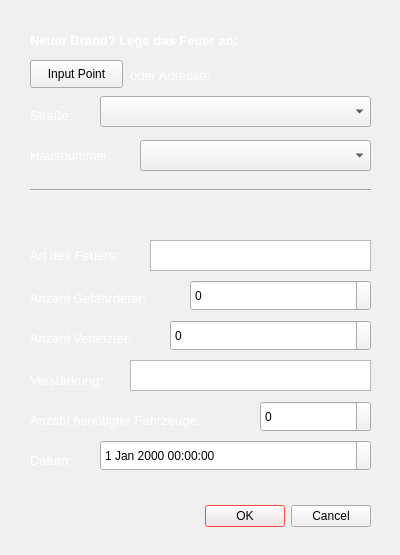
<?xml version="1.0" encoding="UTF-8"?>
<ui version="4.0">
 <class>Dialog</class>
 <widget class="QDialog" name="Dialog">
  <property name="geometry">
   <rect>
    <x>0</x>
    <y>0</y>
    <width>400</width>
    <height>555</height>
   </rect>
  </property>
  <property name="palette">
   <palette>
    <active>
     <colorrole role="WindowText">
      <brush brushstyle="SolidPattern">
       <color alpha="255">
        <red>255</red>
        <green>255</green>
        <blue>255</blue>
       </color>
      </brush>
     </colorrole>
     <colorrole role="Button">
      <brush brushstyle="SolidPattern">
       <color alpha="255">
        <red>255</red>
        <green>255</green>
        <blue>255</blue>
       </color>
      </brush>
     </colorrole>
     <colorrole role="Window">
      <brush brushstyle="SolidPattern">
       <color alpha="255">
        <red>199</red>
        <green>59</green>
        <blue>59</blue>
       </color>
      </brush>
     </colorrole>
     <colorrole role="Highlight">
      <brush brushstyle="SolidPattern">
       <color alpha="255">
        <red>255</red>
        <green>0</green>
        <blue>0</blue>
       </color>
      </brush>
     </colorrole>
     <colorrole role="Link">
      <brush brushstyle="SolidPattern">
       <color alpha="255">
        <red>255</red>
        <green>0</green>
        <blue>0</blue>
       </color>
      </brush>
     </colorrole>
    </active>
    <inactive>
     <colorrole role="WindowText">
      <brush brushstyle="SolidPattern">
       <color alpha="255">
        <red>255</red>
        <green>255</green>
        <blue>255</blue>
       </color>
      </brush>
     </colorrole>
     <colorrole role="Button">
      <brush brushstyle="SolidPattern">
       <color alpha="255">
        <red>240</red>
        <green>240</green>
        <blue>240</blue>
       </color>
      </brush>
     </colorrole>
     <colorrole role="Window">
      <brush brushstyle="SolidPattern">
       <color alpha="255">
        <red>240</red>
        <green>240</green>
        <blue>240</blue>
       </color>
      </brush>
     </colorrole>
     <colorrole role="Highlight">
      <brush brushstyle="SolidPattern">
       <color alpha="255">
        <red>255</red>
        <green>0</green>
        <blue>0</blue>
       </color>
      </brush>
     </colorrole>
     <colorrole role="Link">
      <brush brushstyle="SolidPattern">
       <color alpha="255">
        <red>255</red>
        <green>0</green>
        <blue>0</blue>
       </color>
      </brush>
     </colorrole>
    </inactive>
    <disabled>
     <colorrole role="WindowText">
      <brush brushstyle="SolidPattern">
       <color alpha="255">
        <red>120</red>
        <green>120</green>
        <blue>120</blue>
       </color>
      </brush>
     </colorrole>
     <colorrole role="Button">
      <brush brushstyle="SolidPattern">
       <color alpha="255">
        <red>240</red>
        <green>240</green>
        <blue>240</blue>
       </color>
      </brush>
     </colorrole>
     <colorrole role="Window">
      <brush brushstyle="SolidPattern">
       <color alpha="255">
        <red>240</red>
        <green>240</green>
        <blue>240</blue>
       </color>
      </brush>
     </colorrole>
     <colorrole role="Highlight">
      <brush brushstyle="SolidPattern">
       <color alpha="255">
        <red>255</red>
        <green>0</green>
        <blue>0</blue>
       </color>
      </brush>
     </colorrole>
     <colorrole role="Link">
      <brush brushstyle="SolidPattern">
       <color alpha="255">
        <red>255</red>
        <green>0</green>
        <blue>0</blue>
       </color>
      </brush>
     </colorrole>
    </disabled>
   </palette>
  </property>
  <property name="cursor">
   <cursorShape>UpArrowCursor</cursorShape>
  </property>
  <property name="windowTitle">
   <string>Dialog</string>
  </property>
  <property name="whatsThis">
   <string/>
  </property>
  <widget class="QDialogButtonBox" name="button">
   <property name="geometry">
    <rect>
     <x>30</x>
     <y>500</y>
     <width>341</width>
     <height>32</height>
    </rect>
   </property>
   <property name="orientation">
    <enum>Qt::Horizontal</enum>
   </property>
   <property name="standardButtons">
    <set>QDialogButtonBox::Cancel|QDialogButtonBox::Ok</set>
   </property>
  </widget>
  <widget class="QLabel" name="label_2">
   <property name="geometry">
    <rect>
     <x>30</x>
     <y>30</y>
     <width>281</width>
     <height>21</height>
    </rect>
   </property>
   <property name="font">
    <font>
     <family>Arial</family>
     <pointsize>10</pointsize>
     <weight>75</weight>
     <bold>true</bold>
    </font>
   </property>
   <property name="text">
    <string>Neuer Brand? Lege das Feuer an:</string>
   </property>
  </widget>
  <widget class="QTextEdit" name="ArtFeuer">
   <property name="geometry">
    <rect>
     <x>150</x>
     <y>240</y>
     <width>221</width>
     <height>31</height>
    </rect>
   </property>
  </widget>
  <widget class="QPushButton" name="buttonInputPoint">
   <property name="geometry">
    <rect>
     <x>30</x>
     <y>60</y>
     <width>93</width>
     <height>28</height>
    </rect>
   </property>
   <property name="text">
    <string>Input Point</string>
   </property>
  </widget>
  <widget class="QLabel" name="label">
   <property name="geometry">
    <rect>
     <x>30</x>
     <y>240</y>
     <width>121</width>
     <height>31</height>
    </rect>
   </property>
   <property name="font">
    <font>
     <pointsize>10</pointsize>
    </font>
   </property>
   <property name="text">
    <string>Art des Feuers:</string>
   </property>
  </widget>
  <widget class="QLabel" name="label_3">
   <property name="geometry">
    <rect>
     <x>30</x>
     <y>290</y>
     <width>151</width>
     <height>16</height>
    </rect>
   </property>
   <property name="font">
    <font>
     <pointsize>10</pointsize>
    </font>
   </property>
   <property name="text">
    <string>Anzahl Gefährdeter:</string>
   </property>
  </widget>
  <widget class="QLabel" name="label_4">
   <property name="geometry">
    <rect>
     <x>30</x>
     <y>330</y>
     <width>131</width>
     <height>16</height>
    </rect>
   </property>
   <property name="font">
    <font>
     <pointsize>10</pointsize>
    </font>
   </property>
   <property name="text">
    <string>Anzahl Verletzter:</string>
   </property>
  </widget>
  <widget class="QLabel" name="label_5">
   <property name="geometry">
    <rect>
     <x>30</x>
     <y>370</y>
     <width>101</width>
     <height>21</height>
    </rect>
   </property>
   <property name="font">
    <font>
     <pointsize>10</pointsize>
    </font>
   </property>
   <property name="text">
    <string>Verstärkung:</string>
   </property>
  </widget>
  <widget class="QTextEdit" name="textEditVerstaerkung">
   <property name="geometry">
    <rect>
     <x>130</x>
     <y>360</y>
     <width>241</width>
     <height>31</height>
    </rect>
   </property>
  </widget>
  <widget class="QLabel" name="label_6">
   <property name="geometry">
    <rect>
     <x>130</x>
     <y>60</y>
     <width>111</width>
     <height>31</height>
    </rect>
   </property>
   <property name="font">
    <font>
     <pointsize>10</pointsize>
    </font>
   </property>
   <property name="text">
    <string>oder Adresse:</string>
   </property>
  </widget>
  <widget class="Line" name="line">
   <property name="geometry">
    <rect>
     <x>30</x>
     <y>180</y>
     <width>341</width>
     <height>21</height>
    </rect>
   </property>
   <property name="orientation">
    <enum>Qt::Horizontal</enum>
   </property>
  </widget>
  <widget class="QLabel" name="label_7">
   <property name="geometry">
    <rect>
     <x>30</x>
     <y>100</y>
     <width>121</width>
     <height>31</height>
    </rect>
   </property>
   <property name="font">
    <font>
     <pointsize>10</pointsize>
    </font>
   </property>
   <property name="text">
    <string>Straße:</string>
   </property>
  </widget>
  <widget class="QLabel" name="label_8">
   <property name="geometry">
    <rect>
     <x>30</x>
     <y>140</y>
     <width>121</width>
     <height>31</height>
    </rect>
   </property>
   <property name="font">
    <font>
     <pointsize>10</pointsize>
    </font>
   </property>
   <property name="text">
    <string>Hausnummer:</string>
   </property>
  </widget>
  <widget class="QDateTimeEdit" name="dateTimeEdit">
   <property name="geometry">
    <rect>
     <x>100</x>
     <y>440</y>
     <width>271</width>
     <height>31</height>
    </rect>
   </property>
  </widget>
  <widget class="QLabel" name="label_10">
   <property name="geometry">
    <rect>
     <x>30</x>
     <y>450</y>
     <width>61</width>
     <height>21</height>
    </rect>
   </property>
   <property name="font">
    <font>
     <pointsize>10</pointsize>
    </font>
   </property>
   <property name="text">
    <string>Datum:</string>
   </property>
  </widget>
  <widget class="QLabel" name="label_9">
   <property name="geometry">
    <rect>
     <x>30</x>
     <y>410</y>
     <width>221</width>
     <height>21</height>
    </rect>
   </property>
   <property name="font">
    <font>
     <pointsize>10</pointsize>
    </font>
   </property>
   <property name="text">
    <string>Anzahl benötigter Fahrzeuge:</string>
   </property>
  </widget>
  <widget class="QSpinBox" name="spinBoxAnzahlFahrzeuge">
   <property name="geometry">
    <rect>
     <x>260</x>
     <y>401</y>
     <width>111</width>
     <height>31</height>
    </rect>
   </property>
  </widget>
  <widget class="QSpinBox" name="spinBoxAnzahlVerletzter">
   <property name="geometry">
    <rect>
     <x>170</x>
     <y>320</y>
     <width>201</width>
     <height>31</height>
    </rect>
   </property>
  </widget>
  <widget class="QSpinBox" name="spinBoxAnzahlGefaehrder">
   <property name="geometry">
    <rect>
     <x>190</x>
     <y>280</y>
     <width>181</width>
     <height>31</height>
    </rect>
   </property>
  </widget>
  <widget class="QgsFeatureListComboBox" name="ComboBoxStrasse">
   <property name="geometry">
    <rect>
     <x>100</x>
     <y>96</y>
     <width>271</width>
     <height>31</height>
    </rect>
   </property>
  </widget>
  <widget class="QgsFeatureListComboBox" name="ComboBoxHN">
   <property name="geometry">
    <rect>
     <x>140</x>
     <y>140</y>
     <width>231</width>
     <height>31</height>
    </rect>
   </property>
  </widget>
 </widget>
 <customwidgets>
  <customwidget>
   <class>QgsFeatureListComboBox</class>
   <extends>QComboBox</extends>
   <header>qgsfeaturelistcombobox.h</header>
  </customwidget>
 </customwidgets>
 <resources/>
 <connections>
  <connection>
   <sender>button</sender>
   <signal>accepted()</signal>
   <receiver>Dialog</receiver>
   <slot>accept()</slot>
   <hints>
    <hint type="sourcelabel">
     <x>248</x>
     <y>254</y>
    </hint>
    <hint type="destinationlabel">
     <x>157</x>
     <y>274</y>
    </hint>
   </hints>
  </connection>
  <connection>
   <sender>button</sender>
   <signal>rejected()</signal>
   <receiver>Dialog</receiver>
   <slot>reject()</slot>
   <hints>
    <hint type="sourcelabel">
     <x>316</x>
     <y>260</y>
    </hint>
    <hint type="destinationlabel">
     <x>286</x>
     <y>274</y>
    </hint>
   </hints>
  </connection>
 </connections>
</ui>
